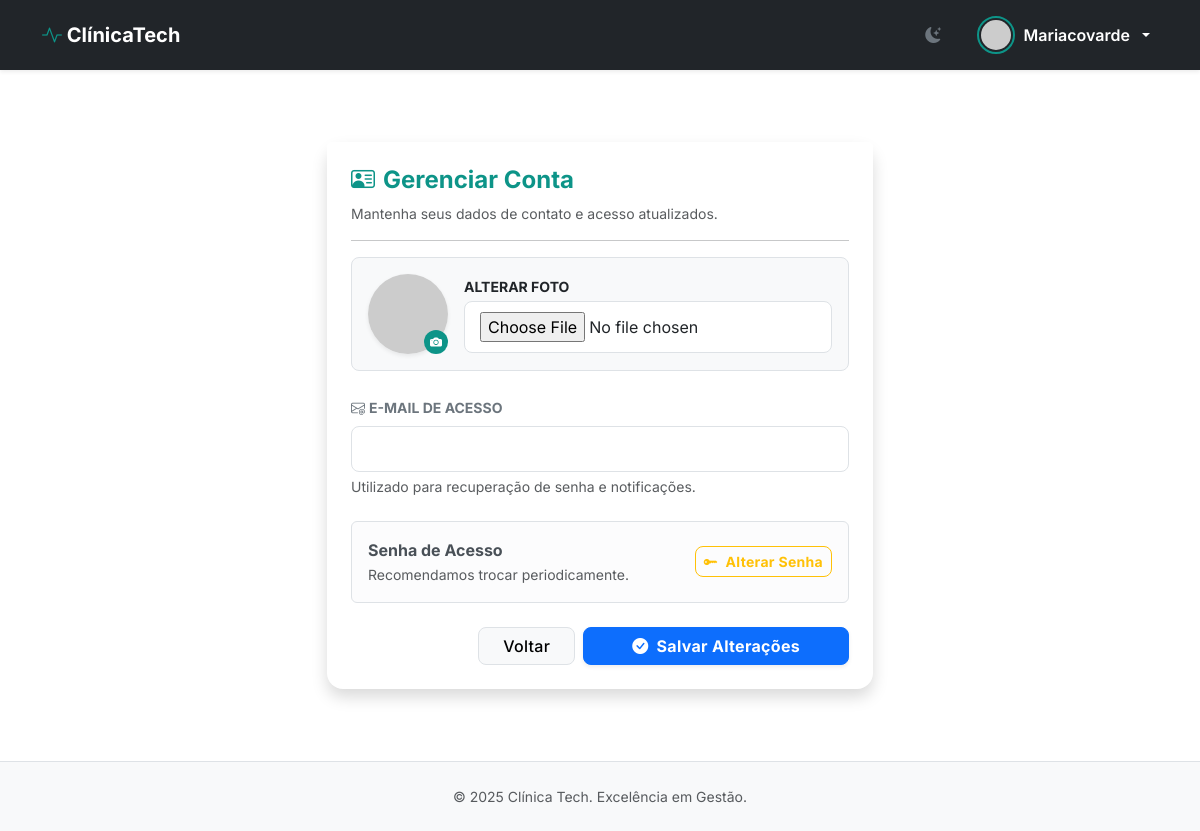
The page /perfil/editar/ (signed in) on the database as committed earlier.
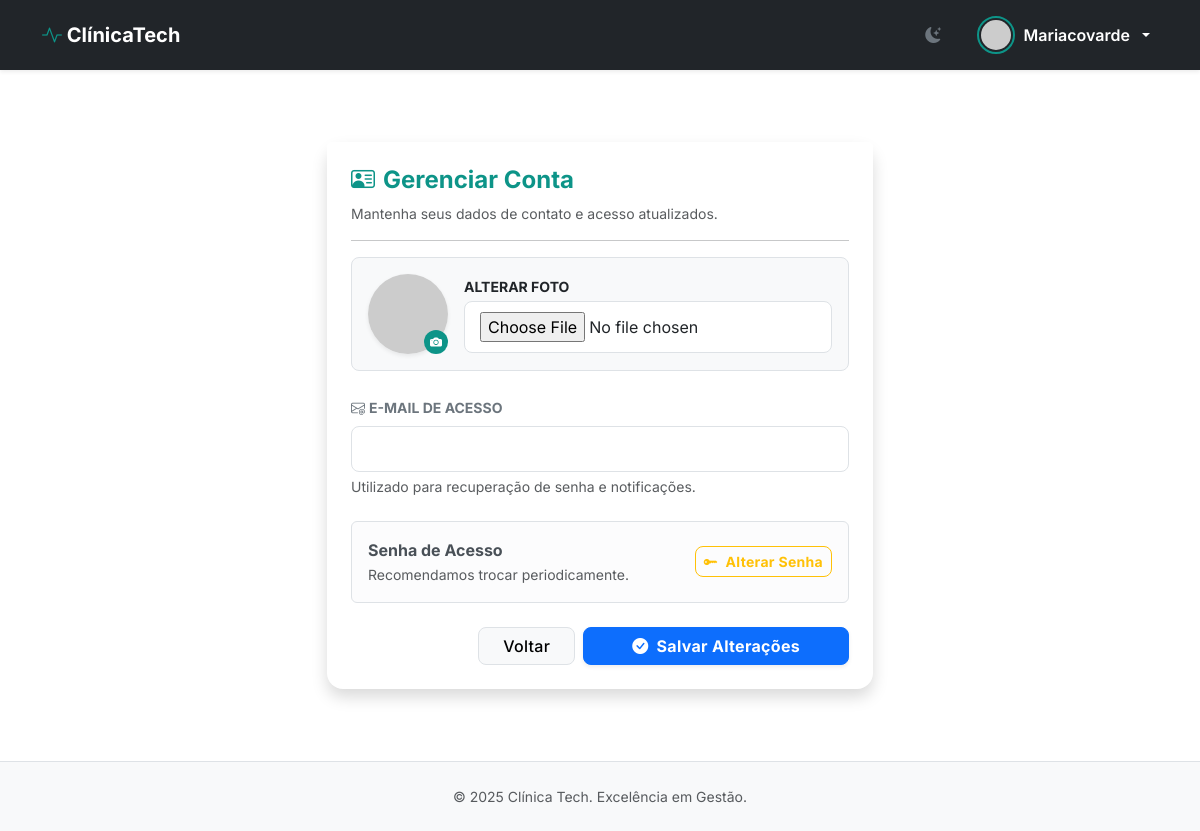
The same page on the database as committed later.
### core/views.py (the view)
# urls.py: path('perfil/editar/', views.editar_perfil, name='editar_perfil'),
@login_required
def editar_perfil(request):
    if request.method == 'POST':
        form = UsuarioEditarForm(request.POST, request.FILES, instance=request.user)
        if form.is_valid():
            form.save()
            messages.success(request, "Perfil atualizado!")
            if request.user.tipo == 'MEDICO':
                return redirect('painel_medico')
            return redirect('home')
    else:
        form = UsuarioEditarForm(instance=request.user)
    return render(request, 'editar_perfil.html', {'form': form})

### core/forms.py
class UsuarioEditarForm(forms.ModelForm):
    class Meta:
        model = Usuario
        fields = ['email', 'foto']

### core/templates/editar_perfil.html (shortened to what this page needs)
{% extends 'base.html' %}
{% block content %}
<div class="row justify-content-center py-5">
    <div class="col-md-8 col-lg-6">
        <div class="card shadow border-0 rounded-4">
            <div class="card-header bg-white border-0 pt-4 pb-0 px-4">
                <h4 class="fw-bold text-primary"><i class="bi bi-person-vcard me-2"></i>Gerenciar Conta</h4>
                <p class="text-muted small">Mantenha seus dados de contato e acesso atualizados.</p>
                <hr>
            </div>
            <div class="card-body p-4 pt-0">
                <form method="post" enctype="multipart/form-data">
                    <div class="d-flex align-items-center mb-4 bg-body-tertiary p-3 rounded-3 border">
                        <div class="position-relative me-3">
                            {% if user.foto %}
                                <img src="{{ user.foto.url }}" class="rounded-circle object-fit-cover shadow-sm" width="80" height="80">
                            {% else %}
                                <img src="https://ui-avatars.com/api/?name={{ user.username }}&background=random" class="rounded-circle object-fit-cover shadow-sm" width="80" height="80">
                            {% endif %}
                            <div class="position-absolute bottom-0 end-0 bg-primary text-white rounded-circle p-1 small" style="width: 24px; height: 24px; text-align: center; line-height: 16px;">
                                <i class="bi bi-camera-fill" style="font-size: 12px;"></i>
                            </div>
                        </div>
                        <div class="flex-grow-1">
                            <label class="form-label fw-bold small text-uppercase mb-1">Alterar Foto</label>
                            {{ form.foto }} </div>
                    </div>
                    <div class="mb-4">
                        <label class="form-label fw-bold text-secondary small text-uppercase">
                            <i class="bi bi-envelope-at me-1"></i>E-mail de Acesso
                        </label>
                        {{ form.email }}
                        <div class="form-text">Utilizado para recuperação de senha e notificações.</div>
                    </div>
                    <div class="alert alert-light border d-flex justify-content-between align-items-center mb-4">
                        <div>
                            <strong>Senha de Acesso</strong><br>
                            <small class="text-muted">Recomendamos trocar periodicamente.</small>
                        </div>
                        <a href="{% url 'password_change' %}" class="btn btn-outline-warning fw-bold btn-sm">
                            <i class="bi bi-key-fill me-1"></i> Alterar Senha
                        </a>
                    </div>
                    <div class="d-grid gap-2 d-flex justify-content-end">
                        {% if user.tipo == 'MEDICO' %}
                            <a href="{% url 'painel_medico' %}" class="btn btn-light border px-4">Voltar</a>
                        {% elif user.tipo == 'RECEPCAO' %}
                            <a href="{% url 'painel_recepcao' %}" class="btn btn-light border px-4">Voltar</a>
                        {% else %}
                            <a href="/" class="btn btn-light border px-4">Voltar</a>
                        {% endif %}
                        <button type="submit" class="btn btn-primary px-5 fw-bold shadow-sm">
                            <i class="bi bi-check-circle-fill me-2"></i>Salvar Alterações
                        </button>
                    </div>
                </form>
            </div>
        </div>
    </div>
</div>
{% endblock %}

Rows that differ between the two databases and show on the page:
changed Usuario "Mariacovarde": tipo "PACIENTE" → "MEDICO" (drawn)
